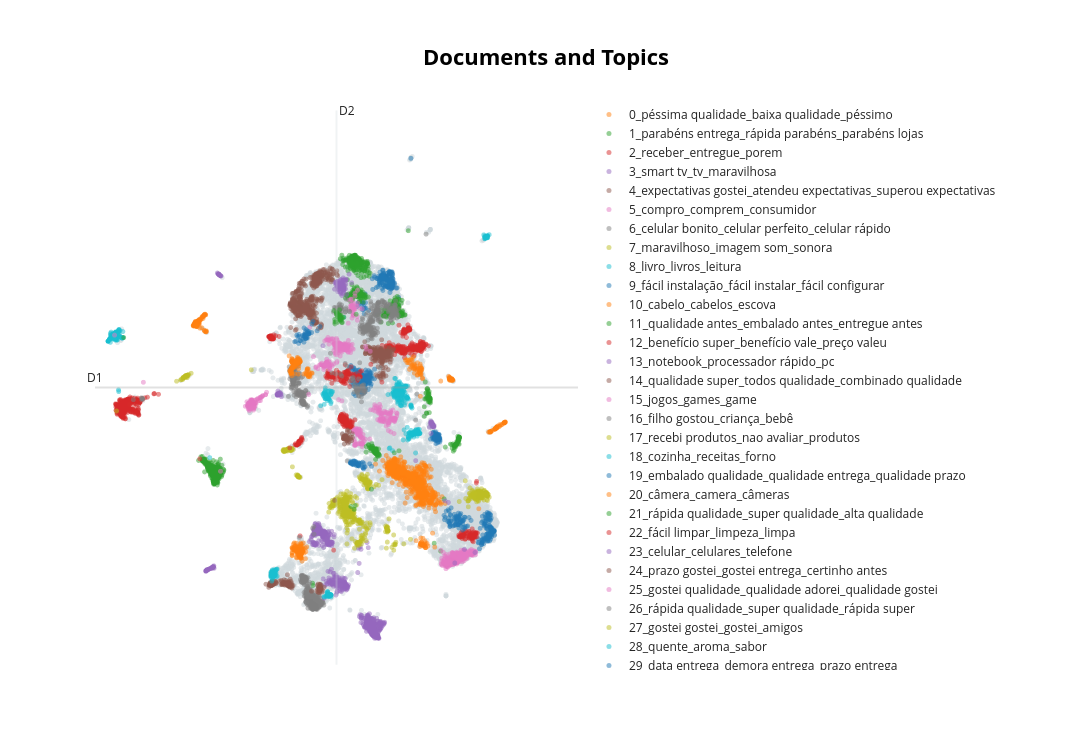

The notebook cell saved with this chart:
### Code cell
# =============================================================================
# Bloco 7 — Visualizações nativas do BERTopic
#           Slide 14
# =============================================================================
fig_docs = topic_model.visualize_documents(
    titulos,
    reduced_embeddings=viz_embeddings,
    width=1200,
    hide_annotations=True,
)
fig_docs.show()
